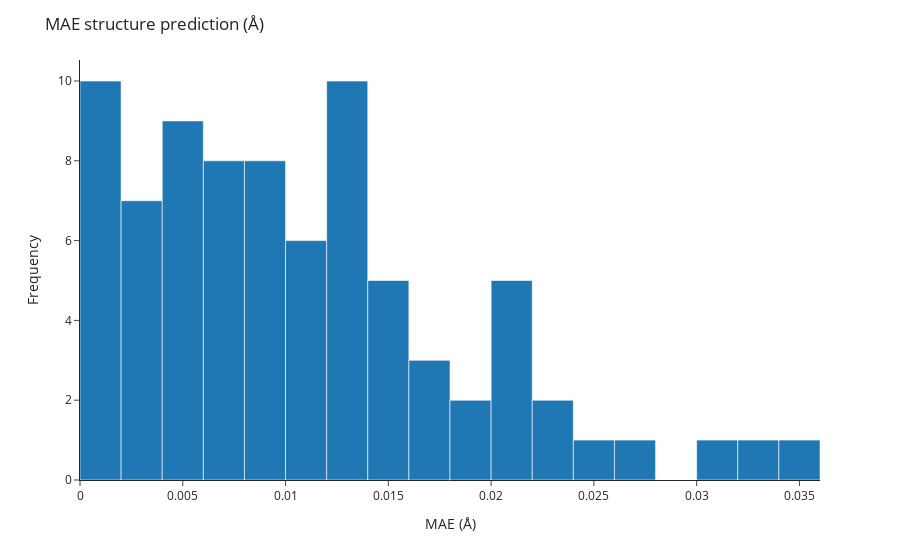

This figure's notebook cell:
### Code cell
all_mae_norms = []

for idx, data in enumerate(train_loader):

    interpolated_ts_coords = data.pos_interpolated_transition_state.detach().numpy()
    real_ts_coords = data.pos_transition_state.detach().numpy()
    difference_ts_coords = interpolated_ts_coords - real_ts_coords
    norm_difference_ts_coords = np.linalg.norm(difference_ts_coords, axis=1)

    # Mean absolute error
    mae = np.mean(norm_difference_ts_coords)
    all_mae_norms.append(mae)

    # Plot the real and interpolated TS structures
    # with two different colors on the same plot
    fig = px.scatter_3d(
        x=np.concatenate((real_ts_coords[:, 0], interpolated_ts_coords[:, 0])),
        y=np.concatenate((real_ts_coords[:, 1], interpolated_ts_coords[:, 1])),
        z=np.concatenate((real_ts_coords[:, 2], interpolated_ts_coords[:, 2])),
        color=np.concatenate((np.zeros(len(real_ts_coords)), np.ones(len(interpolated_ts_coords)))),
    )

    # Set the title of the plot as the mean absolute error
    fig.update_layout(title=f"MAE of structure prediction: {mae:.3f} Å")
    fig.write_html(f"plots/hamiltonian_model/interpolated_ts_{idx}_mae_{mae:.3f}.html")

# Plot a histogram of the MAE
fig = px.histogram(x=all_mae_norms, nbins=20, template="simple_white")
fig.update_layout(title="MAE structure prediction (Å)")
fig.update_xaxes(title_text="MAE (Å)")
fig.update_yaxes(title_text="Frequency")
fig.write_html("plots/hamiltonian_model/interpolated_ts_mae_histogram.html")
fig.show()

### Figure 1 — Plotly figure (JSON) as saved in the notebook; plotly's stock layout.template omitted (floating-point values rounded to 4 significant figures)
{"data": [{"alignmentgroup": "True", "bingroup": "x", "hovertemplate": "x=%{x}<br>count=%{y}<extra></extra>", "legendgroup": "", "marker": {"color": "#1F77B4", "pattern": {"shape": ""}}, "name": "", "nbinsx": 20, "offsetgroup": "", "orientation": "v", "showlegend": false, "type": "histogram", "x": [0.0009962, 0.003882, 0.02156, 0.01323, 0.001222, 0.01069, 0.03127, 0.03381, 0.02064, 0.001605, 0.007794, 0.008927, 0.02084, 0.006327, 0.007324, 0.00243, 0.009814, 0.01481, 0.02016, 0.004681, 0.01241, 0.02226, 0.01365, 0.01483, 0.00415, 0.006063, 0.02495, 0.006573, 0.01508, 0.001118, 0.001306, 0.003251, 0.009153, 0.01264, 0.006693, 0.006549, 3.682e-05, 0.01255, 0.01365, 0.02206, 0.01145, 0.005193, 0.01516, 0.01693, 0.02141, 0.02776, 0.01392, 0.004168, 0.01649, 0.01803, 0.006358, 0.008853, 0.004852, 0.005305, 0.002221, 0.01561, 0.004138, 0.004267, 0.008774, 0.002986, 0.0007384, 0.001206, 0.009152, 0.00107, 0.005229, 0.01342, 0.03519, 0.01053, 0.009976, 0.002658, 0.01388, 0.01765, 0.003679, 0.01263, 0.01077, 0.000334, 0.01199, 0.01145, 0.008155, 0.01917], "xaxis": "x", "yaxis": "y"}], "layout": {"barmode": "relative", "legend": {"tracegroupgap": 0}, "margin": {"t": 60}, "title": {"text": "MAE structure prediction (Å)"}, "xaxis": {"anchor": "y", "domain": [0, 1], "title": {"text": "MAE (Å)"}}, "yaxis": {"anchor": "x", "domain": [0, 1], "title": {"text": "Frequency"}}}}
